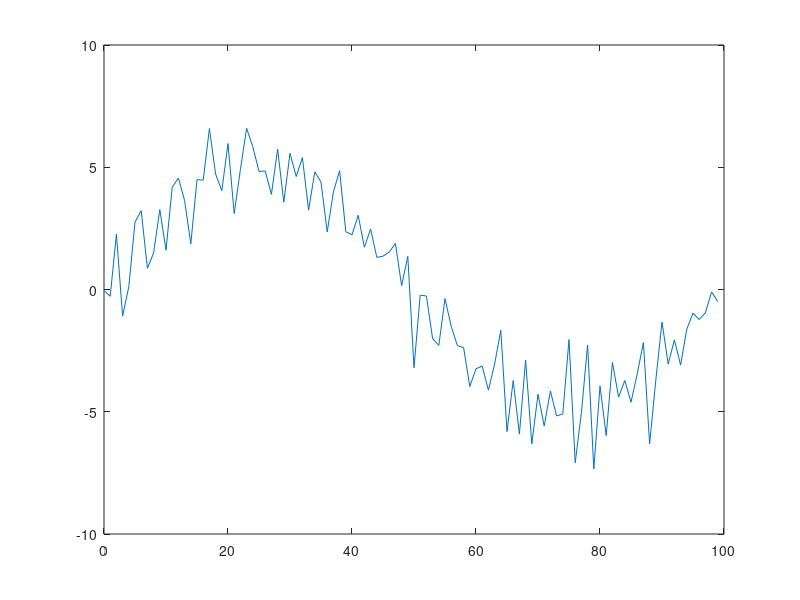

Here is the MATLAB script that generated this plot: (Note: this script raises an error after producing the figure.)
close all
data = load('taskB3_sampleDataNoisy.mat');

f_x = data.f_x;
N = length(f_x);
x = [0:N-1];
freq_c = 1.5;
plot(x,f_x);

f_xFiltered = lowPassBlueNoisenotmine(x,f_x,freq_c);

hold on
plot(x,f_xFiltered)